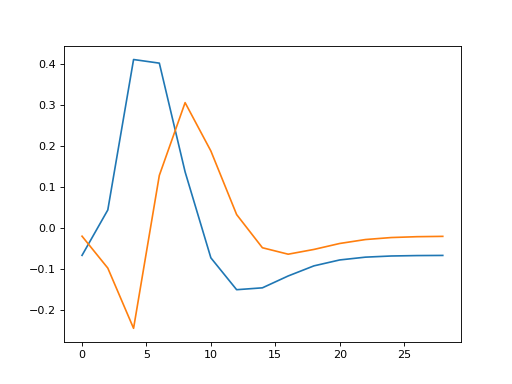

Write Python code to recreate this figure.
plt.plot(times, X_both_o[:,0], times, X_both_o[:,1])
# [...]
